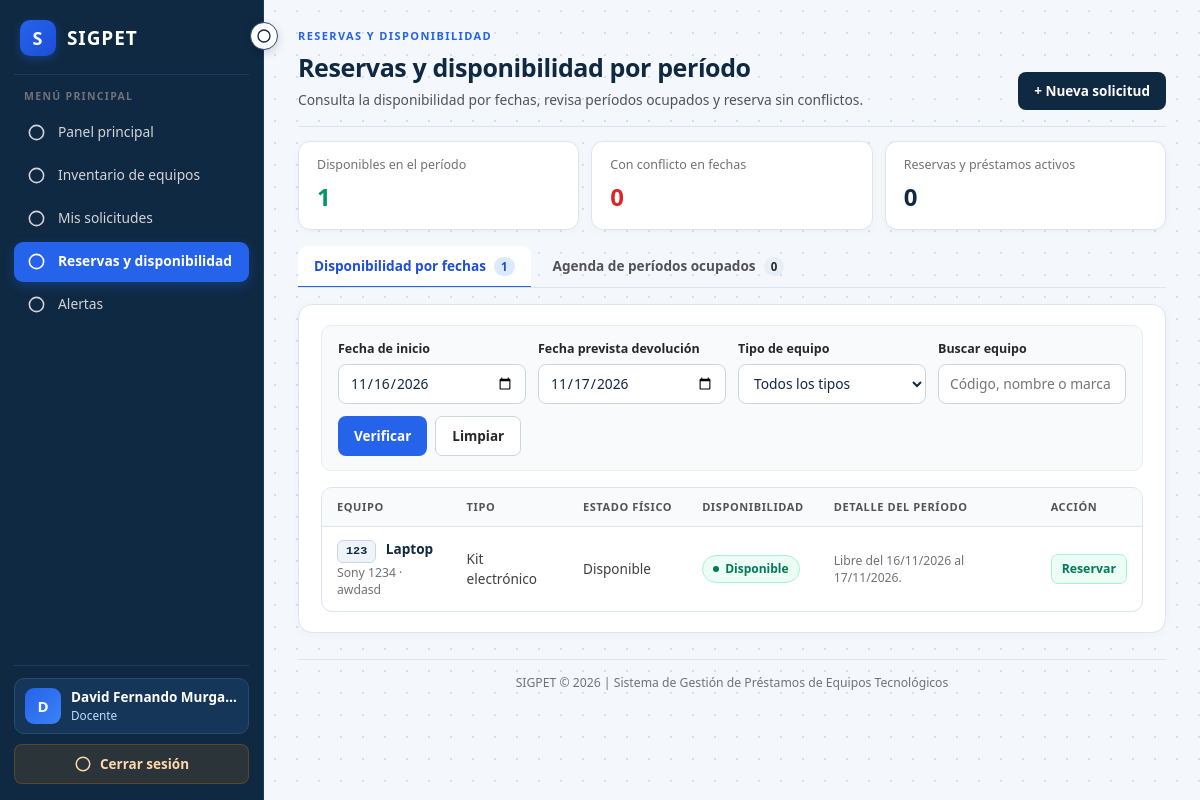
Screenshot of /prestamos/reservas.php (signed in) with the database file from the repository.
### tables this page shows
CREATE TABLE `equipos` (
  `id_equipo` int(11) NOT NULL,
  `id_tipo` int(11) NOT NULL,
  `id_estado` int(11) NOT NULL,
  `codigo_inventario` varchar(50) NOT NULL,
  `nombre` varchar(100) NOT NULL,
  `marca` varchar(80) DEFAULT NULL,
  `modelo` varchar(80) DEFAULT NULL,
  `numero_serie` varchar(100) DEFAULT NULL,
  `descripcion` text DEFAULT NULL,
  `ubicacion` varchar(150) DEFAULT NULL,
  `fecha_registro` timestamp NULL DEFAULT current_timestamp()
);

CREATE TABLE `tipos_equipo` (
  `id_tipo` int(11) NOT NULL,
  `nombre_tipo` varchar(80) NOT NULL,
  `descripcion` varchar(255) DEFAULT NULL
);

CREATE TABLE `estados_equipo` (
  `id_estado` int(11) NOT NULL,
  `nombre_estado` varchar(50) NOT NULL,
  `descripcion` varchar(255) DEFAULT NULL
);

### prestamos/reservas.php (the view, shortened to what the rows shown need)
<?php
require_once __DIR__ . '/../config/conexion.php';
require_once __DIR__ . '/../includes/reservas_helper.php';
$puedeSolicitar = tienePermiso('prestamos.solicitar');
$tabActiva = trim($_GET['tab'] ?? 'disponibilidad');
$fechaInicio = trim($_GET['fecha_inicio'] ?? date('Y-m-d'));
$fechaFin = trim($_GET['fecha_devolucion_prevista'] ?? date('Y-m-d', strtotime('+1 day')));
$fechasValidas = true;
$sqlEquipos = "SELECT
        e.id_equipo,
        e.codigo_inventario,
        e.nombre,
        e.marca,
        e.modelo,
        e.ubicacion,
        t.nombre_tipo,
        es.nombre_estado
     FROM equipos e
     INNER JOIN tipos_equipo t ON t.id_tipo = e.id_tipo
     INNER JOIN estados_equipo es ON es.id_estado = e.id_estado
     WHERE 1 = 1";
$sqlEquipos .= " ORDER BY e.nombre ASC, e.codigo_inventario ASC";
$stmtEquipos = $conexion->prepare($sqlEquipos);
$stmtEquipos->execute();
$equipos = $stmtEquipos->get_result()->fetch_all(MYSQLI_ASSOC);
$disponibilidadEquipos = [];
$totalConflictoPeriodo = 0;
foreach ($equipos as $eq) {
    $conflicto = null;
    if ($fechasValidas && !in_array($eq['nombre_estado'], ['En mantenimiento', 'Dado de baja'], true)) {
        $conflicto = buscarConflictoReserva($conexion, (int)$eq['id_equipo'], $fechaInicio, $fechaFin);
    }
    if ($eq['nombre_estado'] === 'Dado de baja' || $eq['nombre_estado'] === 'En mantenimiento') {
        $estadoPeriodo = $eq['nombre_estado'];
    } elseif ($conflicto !== null) {
        $estadoPeriodo = 'Ocupado en el período';
        $totalConflictoPeriodo++;
    } else {
        $estadoPeriodo = 'Disponible en el período';
    }
    $eq['conflicto'] = $conflicto;
    $eq['estado_periodo'] = $estadoPeriodo;
    $disponibilidadEquipos[] = $eq;
}
$reservasActivas = $conexion->query(
    "SELECT
        s.id_solicitud,
        s.fecha_inicio,
        s.fecha_devolucion_prevista,
        s.estado_solicitud,
        s.es_prioridad,
        e.codigo_inventario,
        e.nombre AS nombre_equipo,
        u.nombres,
        u.apellidos,
        r.nombre_rol,
        p.id_prestamo,
        p.estado_prestamo
     FROM solicitudes_prestamo s
     INNER JOIN equipos e ON e.id_equipo = s.id_equipo
     INNER JOIN usuarios u ON u.id_usuario = s.id_usuario
     INNER JOIN roles r ON r.id_rol = u.id_rol
     LEFT JOIN prestamos p ON p.id_solicitud = s.id_solicitud
     WHERE (s.estado_solicitud IN ('Pendiente', 'Aprobada') AND p.id_prestamo IS NULL)
        OR (p.estado_prestamo = 'Prestado' AND p.fecha_devolucion_real IS NULL)
     ORDER BY s.fecha_inicio ASC, s.es_prioridad DESC"
)->fetch_all(MYSQLI_ASSOC);
$usuariosConVencidos = [];
$porPagina = 8;
$paginaActual = max(1, (int)($_GET['pagina'] ?? 1));
$listaActiva = $tabActiva === 'agenda' ? $reservasActivas : ($tabActiva === 'vencidos' ? $usuariosConVencidos : $disponibilidadEquipos);
$offset = ($paginaActual - 1) * $porPagina;
$itemsPagina = array_slice($listaActiva, $offset, $porPagina);
?>
<!DOCTYPE html>
<html lang="es">
<head>
    <link rel="stylesheet" href="../CSS/base.css">
    <link rel="stylesheet" href="../CSS/dashboard.css">
    <link rel="stylesheet" href="../CSS/inventario.css">
    <link rel="stylesheet" href="../CSS/prestamos.css">
</head>
<body class="dashboard-body">
<div class="dashboard-layout">
<?php $rutaBase = '../'; $paginaActiva = 'reservas'; require __DIR__ . '/../includes/sidebar.php'; ?>
<main class="dashboard-main">
    <header class="dashboard-header">
        <div>
            <h1>Reservas y disponibilidad por período</h1>
        </div>
    </header>
    <section class="inventory-container">
        <?php if ($tabActiva === 'disponibilidad'): ?>
            <div class="table-responsive">
                <table class="inventory-table">
                    <thead>
                        <tr>
                            <th>Equipo</th>
                            <th>Tipo</th>
                            <th>Estado físico</th>
                            <th>Disponibilidad</th>
                            <th>Detalle del período</th>
                            <th>Acción</th>
                        </tr>
                    </thead>
                    <tbody>
                    <?php if (!empty($itemsPagina)): ?>
                        <?php foreach ($itemsPagina as $eq): ?>
                            <tr>
                                <td>
                                    <span class="sigpet-equip-tag"><?= htmlspecialchars($eq['codigo_inventario']) ?></span>
                                    <strong style="margin-left:6px;"><?= htmlspecialchars($eq['nombre']) ?></strong>
                                    <small class="table-subtext">
                                        <?= htmlspecialchars(trim(($eq['marca'] ?? '') . ' ' . ($eq['modelo'] ?? ''))) ?>
                                        <?= !empty($eq['ubicacion']) ? ' · ' . htmlspecialchars($eq['ubicacion']) : '' ?>
                                    </small>
                                </td>
                                <td><?= htmlspecialchars($eq['nombre_tipo']) ?></td>
                                <td><?= htmlspecialchars($eq['nombre_estado']) ?></td>
                                <td>
                                    <?php if ($eq['estado_periodo'] === 'Disponible en el período'): ?>
                                        <span class="loan-status status-disponible">Disponible</span>
                                    <?php elseif ($eq['estado_periodo'] === 'Ocupado en el período'): ?>
                                        <span class="loan-status status-ocupado">No disponible (traslape)</span>
                                    <?php else: ?>
                                        <span class="loan-status status-rechazada"><?= htmlspecialchars($eq['estado_periodo']) ?></span>
                                    <?php endif; ?>
                                </td>
                                <td>
                                    <?php if ($eq['conflicto']): ?>
                                        <span class="table-subtext">
                                            <?= $eq['conflicto']['origen'] === 'prestamo' ? 'Préstamo activo' : 'Solicitud ' . htmlspecialchars($eq['conflicto']['estado']) ?>
                                            #<?= (int)$eq['conflicto']['id'] ?>:
                                            <?= htmlspecialchars(date('d/m/Y', strtotime($eq['conflicto']['fecha_inicio']))) ?>
                                            al
                                            <?= htmlspecialchars(date('d/m/Y', strtotime($eq['conflicto']['fecha_fin']))) ?>
                                        </span>
                                    <?php elseif ($eq['estado_periodo'] === 'En mantenimiento'): ?>
                                        <span class="table-subtext">No disponible mientras está en mantenimiento.</span>
                                    <?php elseif ($eq['estado_periodo'] === 'Dado de baja'): ?>
                                        <span class="table-subtext">Retirado del inventario activo.</span>
                                    <?php elseif ($fechasValidas): ?>
                                        <span class="table-subtext">Libre del <?= htmlspecialchars(date('d/m/Y', strtotime($fechaInicio))) ?> al <?= htmlspecialchars(date('d/m/Y', strtotime($fechaFin))) ?>.</span>
                                    <?php endif; ?>
                                </td>
                                <td>
                                    <?php if ($puedeSolicitar && $fechasValidas && $eq['estado_periodo'] === 'Disponible en el período'): ?>
                                        <a
                                            class="action-button approve-action"
                                            href="solicitar.php?id_equipo=<?= (int)$eq['id_equipo'] ?>&amp;fecha_inicio=<?= urlencode($fechaInicio) ?>&amp;fecha_devolucion_prevista=<?= urlencode($fechaFin) ?>"
                                        >
                                            Reservar
                                        </a>
                                    <?php else: ?>
                                        <span class="table-subtext">—</span>
                                    <?php endif; ?>
                                </td>
                            </tr>
                        <?php endforeach; ?>
                    <?php else: ?>
                        <tr><td colspan="6" class="empty-table">No se encontraron equipos con los criterios indicados.</td></tr>
                    <?php endif; ?>
                    </tbody>
                </table>
            </div>
        <?php endif; ?>
    </section>
</main>
</div>
</body>
</html>

### rows the page displays
equipos: codigo_inventario "123", nombre "Laptop", marca+modelo "Sony 1234", ubicacion "awdasd", id_tipo.nombre_tipo "Kit electrónico", id_estado.nombre_estado "Disponible"

### other values shown
$inicial "D"
$nombre . ' ' . $apellido "David Fernando Murga…"
$rol "Docente"
$totalDisponiblesPeriodo "1"
$totalConflictoPeriodo "0"
count($reservasActivas) "0"
count($disponibilidadEquipos) "1"
